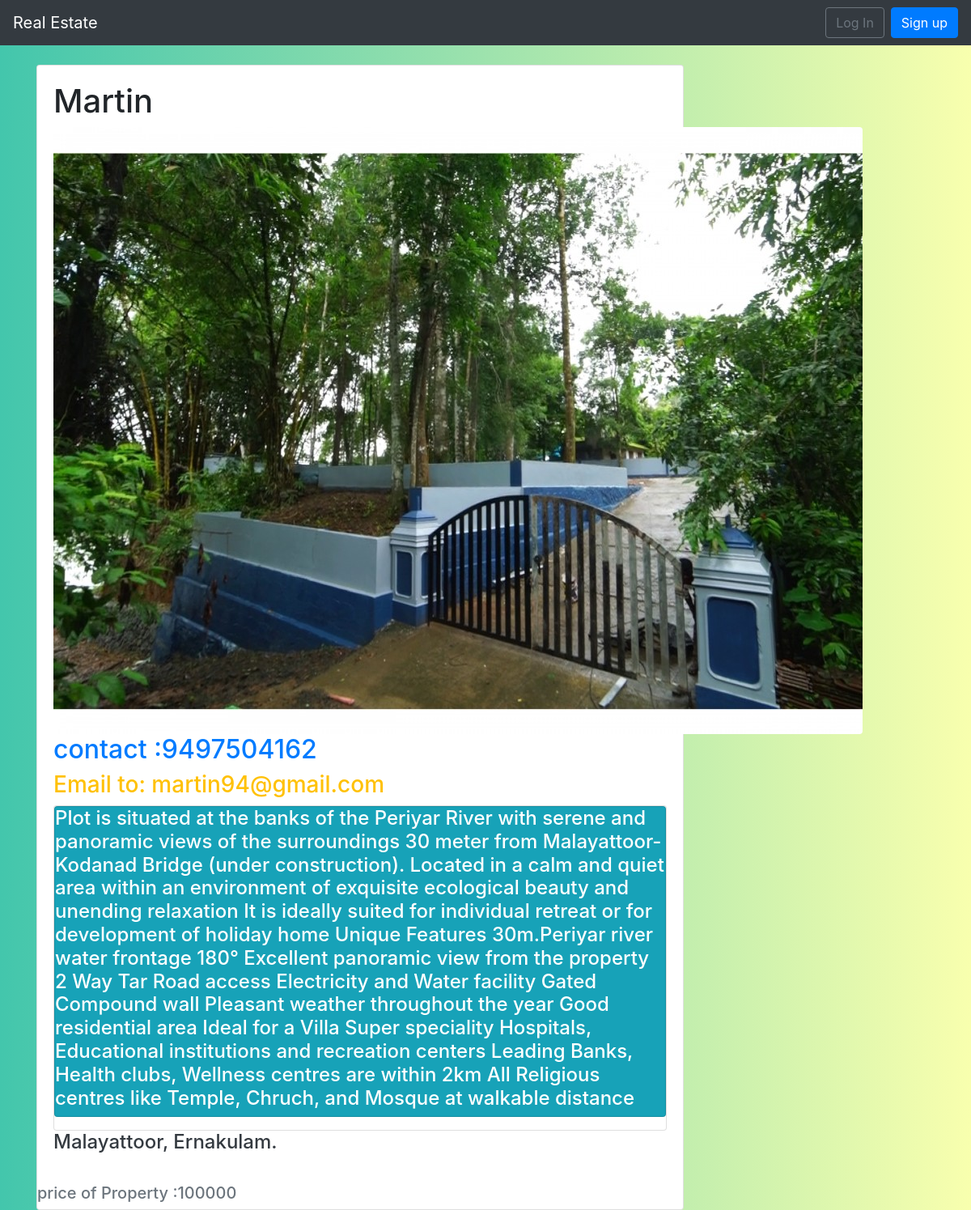
The page /detail/2/ on the database its author committed.
### realtors/models.py (models this page shows, shortened)
class Realtor(models.Model):
  bedroom_choices = {
  				'1':1,
  				'2':2,
  				'3':3,
  				'4':4,
  				'5':5,
   					}
  price_choices = {
  				'100000':'$100,000',
  				'200000':'$200,000',
  				'300000':'$300,000',
  				'400000':'$400,000',
					}
  District_choices = {
        		'TVM' : 'Thiruvananthapuram',
        		'ALP' :	'Alappuzha',
        		'KTM' :	'Kottayam',
        		'IDK' :	'Idukki',
        		'ERKLM'	:'Ernakulam,'
       				}
  class Meta:
    verbose_name = 'Realtor'
  owner_name = models.CharField(max_length=200)
  photo = models.ImageField(upload_to='photos/%Y/%m/%d/')
  description = models.TextField(blank=True)
  phone = models.CharField(max_length=20)
  email = models.CharField(max_length=50)
  district = models.TextField(blank =True)
  price = models.PositiveIntegerField(default=100000)
  created_date = models.DateTimeField(auto_now_add=True,editable=False,blank=False,null=False)
  owner = models.ForeignKey(get_user_model(),on_delete=models.CASCADE)

### realtors/views.py (the view)
# urls.py: path('detail/<int:pk>/',PropertyDetailView.as_view(),name = 'detail'),
class PropertyDetailView( DetailView):
	model = Realtor
	template_name ='detail.html'

### templates/detail.html (shortened to what this page needs)
{% extends 'base.html' %}
{% load static %}
	{% block body %}
		<div class="card" style="width: 50rem;">
		<div class ="card-body">
	<h1 class ="text-bold"> {{ realtor.owner_name}} </h1>
	<img class= "rounded" src="{{ realtor.photo.url}}" alt=" ">
	<h2 class="text-primary"> contact :{{ realtor.phone }} </h2>
	<h3 class="text-warning">Email to: {{ realtor.email }}</h3>
	<div class="card" style="length: 100rem;">
			<div class="card text-white bg-info mb-3" >
			<h4 class="text-white"> {{ realtor.description }}</h4>
		</div>
	</div>
	<h4 class="text-dark"> {{ realtor.district }}</h4>
</div>
<h5 class="text-muted"> price of Property :{{ realtor.price }}</h5>
{% endblock body %}

### static/css/base.css (style rules this page uses)
body { background: linear-gradient(to right, #43c6ac, #f8ffae); height: 100%; margin: 0; background-repeat: no-repeat; background-attachment: fixed; }

### rows shown on the page
Realtor: owner_name "Martin", photo (picture), phone "9497504162", email "martin94@gmail.com", description "Plot is situated at the banks of the Periyar River with serene and panoramic views of the surroundings 30 meter from Malayattoor-Kodanad Bridge (under construction). Located in a calm and quiet area within an environment of exquisite ecological beauty and unending relaxation It is ideally suited for individual retreat or for development of holiday home Unique Features 30m.Periyar river water frontage 180° Excellent panoramic view from the property 2 Way Tar Road access Electricity and Water facility Gated Compound wall Pleasant weather throughout the year Good residential area Ideal for a Villa Super speciality Hospitals, Educational institutions and recreation centers Leading Banks, Health…", district "Malayattoor, Ernakulam.", price "100000"
